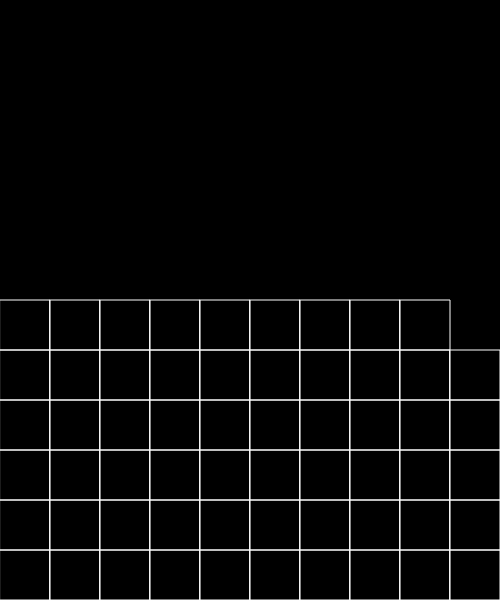
Frame 1 (no input)
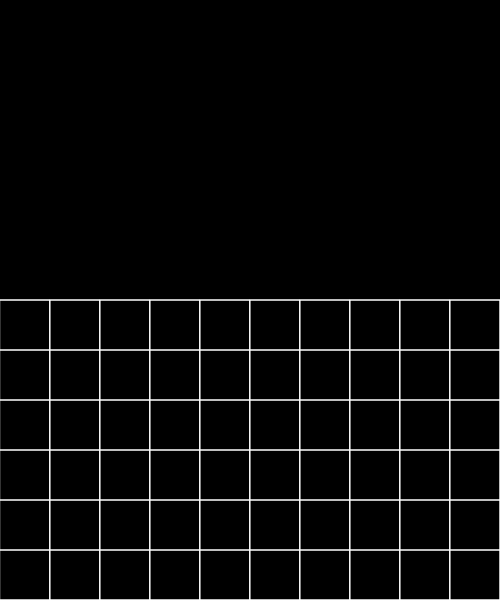
Frame 60 (no input)
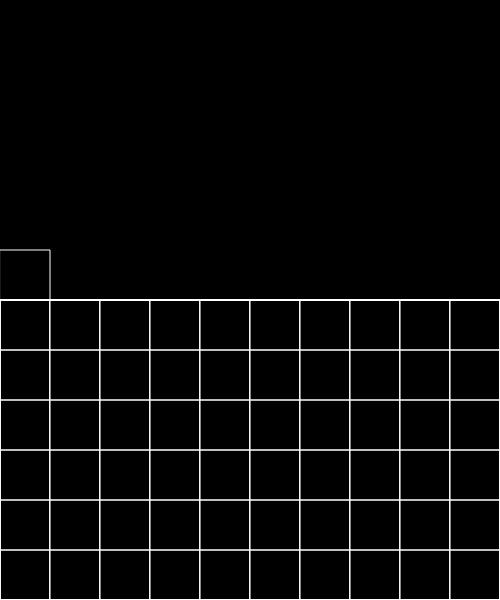
Frame 120 (the mouse pressed at the canvas centre since frame 60)

The p5.js sketch that drew these frames (run headless with seeded random() and noise() and a simulated clock; from frame 60 on, the mouse is pressed at the canvas centre):

// p5.js sketch
// ── sketch.js
const unit = 50;
const max_timer = 120;
// TODO: rename items
let timer = 59;
let animation_value = 0;

function setup() {
    w = unit * 10;
    // TODO: link to max timer
    h = unit * 12;
    createCanvas(w, h);
    background('black');
    //frameRate(180);
}

function draw() {
    noFill();
    stroke(255);
    console.log(frameCount);
    if (frameCount == 1) {
        draw_blocks(timer);
    }
    if (frameCount % 60 == 0) {
        timer++;
        if (timer <= max_timer) {
            draw_block(timer);
            // if(timer % 60 == 0) {
        }
    }

    // how can I skip the frameCount?
    // Could I use a combination of timer and frameCount?
    if (timer >= 60) {
        animation_value++;
        // TOOD: cap at 255
        fill_cell(animation_value);
    }
}


function fill_cell(number) {
    console.log(number);
    // TODO: do I need to work with alpha or opacity here?
    // blendMode(MULTIPLY);
    fill(255, number / 180);
    //fill('rgb(100%,0%,10%)');
    blocks_per_row = 10
    y = 300; // unit size * blocks_per_column
    x = 0;
    rect(x, y, unit * blocks_per_row, unit * 6);
    noFill();
}

function draw_blocks(number) {
    for(n=1; n<=number; n++){
        draw_block(n);
    }
}

function draw_block(number) {
    // blocks are zero indexed
    number -= 1;
    // TODO: pass in as parameter
    blocks_per_row = 10

    row = int(number / blocks_per_row)
    y = height - unit - (row * unit);

    column = (number % blocks_per_row)
    x = column * unit;
    // console.log(row, column)
    rect(x, y, unit, unit);
}
